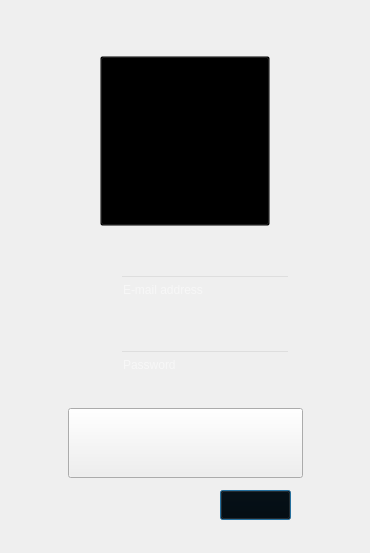
<?xml version="1.0" encoding="UTF-8"?>
<ui version="4.0">
 <class>custom</class>
 <widget class="QDialog" name="custom">
  <property name="geometry">
   <rect>
    <x>0</x>
    <y>0</y>
    <width>370</width>
    <height>553</height>
   </rect>
  </property>
  <property name="windowTitle">
   <string>Dialog</string>
  </property>
  <property name="styleSheet">
   <string notr="true">background-image: url(:/image/login.png);</string>
  </property>
  <widget class="QLineEdit" name="email">
   <property name="geometry">
    <rect>
     <x>120</x>
     <y>275</y>
     <width>170</width>
     <height>30</height>
    </rect>
   </property>
   <property name="styleSheet">
    <string notr="true">image: url(:/image/bcolor.png);
background-image: url(:/image/bcolor.png);
border-image: url(:/image/bcolor.png);
background-color: rgb(0,0,0,0);
color: rgb(255, 255, 255);
font: 75 11pt &quot;华文细黑&quot;;</string>
   </property>
   <property name="inputMethodHints">
    <set>Qt::ImhEmailCharactersOnly</set>
   </property>
   <property name="text">
    <string/>
   </property>
   <property name="placeholderText">
    <string notr="true">E-mail address</string>
   </property>
   <property name="cursorMoveStyle">
    <enum>Qt::LogicalMoveStyle</enum>
   </property>
   <property name="clearButtonEnabled">
    <bool>false</bool>
   </property>
  </widget>
  <widget class="QPushButton" name="cancelButton">
   <property name="geometry">
    <rect>
     <x>220</x>
     <y>490</y>
     <width>71</width>
     <height>30</height>
    </rect>
   </property>
   <property name="styleSheet">
    <string notr="true">image: url(:/image/bcolor.png);
background-image: url(:/image/bcolor.png);
border-image: url(:/image/bcolor.png);
background-color: rgb(0,0,0,0);
color: rgb(255, 255, 255);
font: 75 11pt &quot;华文细黑&quot;;</string>
   </property>
   <property name="text">
    <string/>
   </property>
  </widget>
  <widget class="QLineEdit" name="password">
   <property name="geometry">
    <rect>
     <x>120</x>
     <y>350</y>
     <width>170</width>
     <height>30</height>
    </rect>
   </property>
   <property name="styleSheet">
    <string notr="true">image: url(:/image/bcolor.png);
background-image: url(:/image/bcolor.png);
border-image: url(:/image/bcolor.png);
background-color: rgb(0,0,0,0);
color: rgb(255, 255, 255);
font: 75 11pt &quot;华文细黑&quot;;</string>
   </property>
   <property name="echoMode">
    <enum>QLineEdit::Password</enum>
   </property>
   <property name="placeholderText">
    <string notr="true">Password</string>
   </property>
   <property name="cursorMoveStyle">
    <enum>Qt::VisualMoveStyle</enum>
   </property>
   <property name="clearButtonEnabled">
    <bool>false</bool>
   </property>
  </widget>
  <widget class="QPushButton" name="loginButton">
   <property name="geometry">
    <rect>
     <x>68</x>
     <y>408</y>
     <width>235</width>
     <height>70</height>
    </rect>
   </property>
   <property name="styleSheet">
    <string notr="true">border-image: url(:/image/loginbutton.png);</string>
   </property>
   <property name="text">
    <string/>
   </property>
  </widget>
  <widget class="QLabel" name="userIconLabel">
   <property name="geometry">
    <rect>
     <x>100</x>
     <y>56</y>
     <width>170</width>
     <height>170</height>
    </rect>
   </property>
   <property name="cursor">
    <cursorShape>PointingHandCursor</cursorShape>
   </property>
   <property name="styleSheet">
    <string notr="true">border-radius:5px;border-width:0px;
image: url(:/image/icon.png);
background-color: rgb(0,0,0,0);
color: rgb(255, 255, 255);
font: 75 11pt &quot;华文细黑&quot;;</string>
   </property>
   <property name="text">
    <string/>
   </property>
  </widget>
  <widget class="QPushButton" name="pushButton">
   <property name="geometry">
    <rect>
     <x>100</x>
     <y>56</y>
     <width>170</width>
     <height>170</height>
    </rect>
   </property>
   <property name="styleSheet">
    <string notr="true">image: url(:/image/head.png);
background-image: url(:/image/head.png);
border-image: url(:/image/head.png);
background-color: rgb(0,0,0,0);
color: rgb(255, 255, 255);</string>
   </property>
   <property name="text">
    <string/>
   </property>
  </widget>
  <zorder>cancelButton</zorder>
  <zorder>email</zorder>
  <zorder>password</zorder>
  <zorder>loginButton</zorder>
  <zorder>userIconLabel</zorder>
  <zorder>pushButton</zorder>
 </widget>
 <tabstops>
  <tabstop>email</tabstop>
  <tabstop>password</tabstop>
  <tabstop>loginButton</tabstop>
  <tabstop>cancelButton</tabstop>
 </tabstops>
 <resources/>
 <connections/>
</ui>
